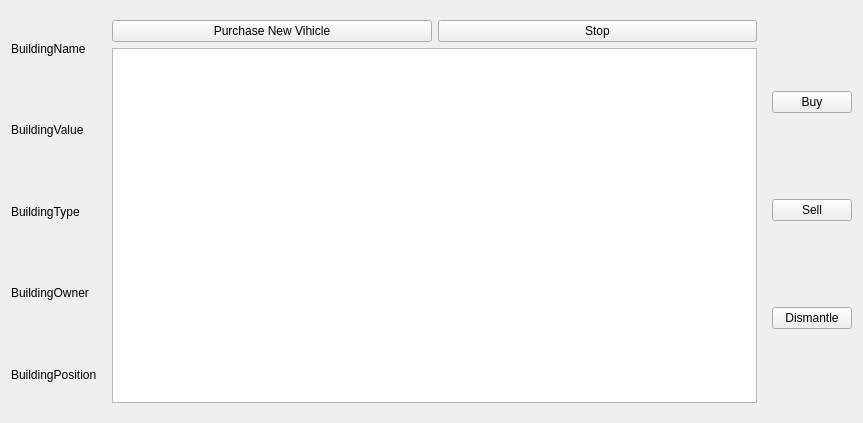
<?xml version="1.0" encoding="UTF-8"?>
<ui version="4.0">
 <class>BuildingDetailDialog</class>
 <widget class="QWidget" name="BuildingDetailDialog">
  <property name="geometry">
   <rect>
    <x>0</x>
    <y>0</y>
    <width>863</width>
    <height>423</height>
   </rect>
  </property>
  <property name="windowTitle">
   <string>QWidget</string>
  </property>
  <layout class="QGridLayout" name="gridLayout_3">
   <item row="0" column="0">
    <layout class="QVBoxLayout" name="basicInfoVerticalLayout">
     <item>
      <widget class="QLabel" name="nameLabel">
       <property name="text">
        <string>BuildingName</string>
       </property>
      </widget>
     </item>
     <item>
      <widget class="QLabel" name="valueLabel">
       <property name="text">
        <string>BuildingValue</string>
       </property>
      </widget>
     </item>
     <item>
      <widget class="QLabel" name="typeLabel">
       <property name="text">
        <string>BuildingType</string>
       </property>
      </widget>
     </item>
     <item>
      <widget class="QLabel" name="ownerLabel">
       <property name="text">
        <string>BuildingOwner</string>
       </property>
      </widget>
     </item>
     <item>
      <widget class="QLabel" name="positionLabel">
       <property name="text">
        <string>BuildingPosition</string>
       </property>
      </widget>
     </item>
    </layout>
   </item>
   <item row="0" column="2">
    <layout class="QVBoxLayout" name="basicOperationVerticalLayout">
     <item>
      <widget class="MyPushButton" name="buyPushButton">
       <property name="text">
        <string>Buy</string>
       </property>
      </widget>
     </item>
     <item>
      <widget class="MyPushButton" name="sellPushButton">
       <property name="text">
        <string>Sell</string>
       </property>
      </widget>
     </item>
     <item>
      <widget class="MyPushButton" name="dismantlePushButton">
       <property name="text">
        <string>Dismantle</string>
       </property>
      </widget>
     </item>
    </layout>
   </item>
   <item row="0" column="1">
    <widget class="QStackedWidget" name="detailStackedWidget">
     <property name="currentIndex">
      <number>3</number>
     </property>
     <widget class="QWidget" name="bankPage">
      <layout class="QGridLayout" name="gridLayout_2">
       <item row="2" column="0">
        <widget class="MyPushButton" name="loanPushButton">
         <property name="text">
          <string>Loan</string>
         </property>
        </widget>
       </item>
       <item row="0" column="0">
        <widget class="MyPushButton" name="closeAnAccountPushButton">
         <property name="text">
          <string>Close An Account</string>
         </property>
        </widget>
       </item>
       <item row="1" column="0">
        <widget class="MyPushButton" name="depositPushButton">
         <property name="text">
          <string>Deposit</string>
         </property>
        </widget>
       </item>
       <item row="3" column="0">
        <widget class="MyPushButton" name="openAnAccountPushButton">
         <property name="text">
          <string>Open An Account</string>
         </property>
        </widget>
       </item>
       <item row="4" column="0">
        <widget class="MyPushButton" name="repayPushButton">
         <property name="text">
          <string>Repay</string>
         </property>
        </widget>
       </item>
       <item row="5" column="0">
        <widget class="MyPushButton" name="withdrawPushButton">
         <property name="text">
          <string>Withdraw</string>
         </property>
        </widget>
       </item>
      </layout>
     </widget>
     <widget class="QWidget" name="factoryPage">
      <layout class="QGridLayout" name="gridLayout_6">
       <item row="0" column="0">
        <widget class="MyPushButton" name="purchaseNewMachineInFactoryPushButton">
         <property name="text">
          <string>Purchase New Machine</string>
         </property>
        </widget>
       </item>
       <item row="0" column="1">
        <widget class="QPushButton" name="stopFactoryPushButton">
         <property name="text">
          <string>Stop</string>
         </property>
        </widget>
       </item>
       <item row="1" column="0" colspan="2">
        <widget class="MachineTableWidget" name="factoryTableWidget"/>
       </item>
      </layout>
     </widget>
     <widget class="QWidget" name="farmPage">
      <layout class="QGridLayout" name="gridLayout_5">
       <item row="0" column="0">
        <widget class="MyPushButton" name="purchaseNewMachineInFarmPushButton">
         <property name="text">
          <string>Purchase New Machine</string>
         </property>
        </widget>
       </item>
       <item row="0" column="1">
        <widget class="QPushButton" name="stopFarmPushButton">
         <property name="text">
          <string>Stop</string>
         </property>
        </widget>
       </item>
       <item row="1" column="0" colspan="2">
        <widget class="MachineTableWidget" name="farmTableWidget"/>
       </item>
      </layout>
     </widget>
     <widget class="QWidget" name="garagePage">
      <layout class="QGridLayout" name="gridLayout_8">
       <item row="0" column="0">
        <widget class="QPushButton" name="purchaseNewVihiclePushButton">
         <property name="text">
          <string>Purchase New Vihicle</string>
         </property>
        </widget>
       </item>
       <item row="0" column="1">
        <widget class="QPushButton" name="stopGaragePushButton">
         <property name="text">
          <string>Stop</string>
         </property>
        </widget>
       </item>
       <item row="1" column="0" colspan="2">
        <widget class="GarageTableWidget" name="garageTableWidget"/>
       </item>
      </layout>
     </widget>
     <widget class="QWidget" name="minePage">
      <layout class="QGridLayout" name="gridLayout_4">
       <item row="0" column="0">
        <widget class="MyPushButton" name="purchaseNewMachineInMinePushButton">
         <property name="text">
          <string>Purchase New Machine</string>
         </property>
        </widget>
       </item>
       <item row="0" column="1">
        <widget class="QPushButton" name="stopMinePushButton">
         <property name="text">
          <string>Stop</string>
         </property>
        </widget>
       </item>
       <item row="1" column="0" colspan="2">
        <widget class="MachineTableWidget" name="mineTableWidget"/>
       </item>
      </layout>
     </widget>
     <widget class="QWidget" name="supermarketPage">
      <layout class="QGridLayout" name="gridLayout_7">
       <item row="0" column="1">
        <widget class="QPushButton" name="stopSupermarketPushButton">
         <property name="text">
          <string>Stop</string>
         </property>
        </widget>
       </item>
       <item row="0" column="0">
        <widget class="QPushButton" name="purchasePushButton">
         <property name="text">
          <string>Purchase</string>
         </property>
        </widget>
       </item>
       <item row="1" column="0" colspan="2">
        <widget class="QTableWidget" name="supermarketTableWidget"/>
       </item>
      </layout>
     </widget>
     <widget class="QWidget" name="unusedLandPage">
      <layout class="QGridLayout" name="gridLayout">
       <item row="2" column="0">
        <widget class="MyPushButton" name="buildFactoryPushButton">
         <property name="text">
          <string>Factory</string>
         </property>
        </widget>
       </item>
       <item row="0" column="0">
        <widget class="MyPushButton" name="buildBankPushButton">
         <property name="text">
          <string>Bank</string>
         </property>
        </widget>
       </item>
       <item row="8" column="0">
        <widget class="MyPushButton" name="buildSupermarketPushButton">
         <property name="text">
          <string>Supermarket</string>
         </property>
        </widget>
       </item>
       <item row="4" column="0">
        <widget class="MyPushButton" name="buildFarmPushButton">
         <property name="text">
          <string>Farm</string>
         </property>
        </widget>
       </item>
       <item row="6" column="0">
        <widget class="MyPushButton" name="buildGaragePushButton">
         <property name="text">
          <string>Garage</string>
         </property>
        </widget>
       </item>
       <item row="9" column="0">
        <widget class="MyPushButton" name="buildVillaPushButton">
         <property name="text">
          <string>Villa</string>
         </property>
        </widget>
       </item>
       <item row="7" column="0">
        <widget class="MyPushButton" name="buildMinePushButton">
         <property name="text">
          <string>Mine</string>
         </property>
        </widget>
       </item>
      </layout>
     </widget>
     <widget class="QWidget" name="villaPage"/>
    </widget>
   </item>
  </layout>
 </widget>
 <customwidgets>
  <customwidget>
   <class>MyPushButton</class>
   <extends>QPushButton</extends>
   <header>mypushbutton.h</header>
  </customwidget>
  <customwidget>
   <class>GarageTableWidget</class>
   <extends>QTableWidget</extends>
   <header>garagetablewidget.h</header>
  </customwidget>
  <customwidget>
   <class>MachineTableWidget</class>
   <extends>QTableWidget</extends>
   <header>machinetablewidget.h</header>
  </customwidget>
 </customwidgets>
 <resources/>
 <connections/>
</ui>
